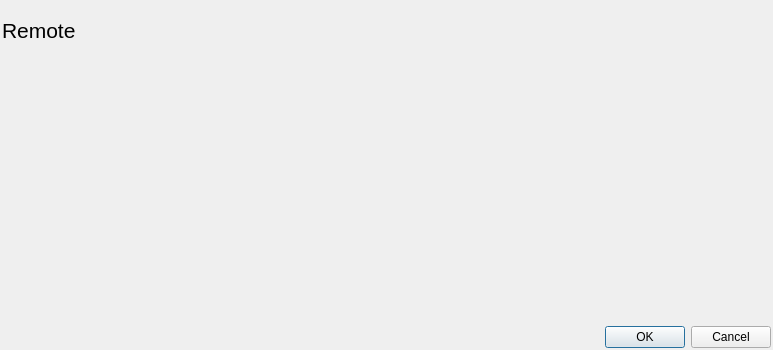
<?xml version="1.0" encoding="UTF-8"?>
<ui version="4.0">
 <class>RemoteEditor</class>
 <widget class="QDialog" name="RemoteEditor">
  <property name="geometry">
   <rect>
    <x>0</x>
    <y>0</y>
    <width>773</width>
    <height>350</height>
   </rect>
  </property>
  <property name="windowTitle">
   <string>Dialog</string>
  </property>
  <layout class="QVBoxLayout" name="verticalLayout" stretch="1,0,0,1">
   <property name="leftMargin">
    <number>2</number>
   </property>
   <property name="topMargin">
    <number>5</number>
   </property>
   <property name="rightMargin">
    <number>2</number>
   </property>
   <property name="bottomMargin">
    <number>2</number>
   </property>
   <item>
    <widget class="QLabel" name="remote_label">
     <property name="minimumSize">
      <size>
       <width>0</width>
       <height>0</height>
      </size>
     </property>
     <property name="maximumSize">
      <size>
       <width>16777215</width>
       <height>50</height>
      </size>
     </property>
     <property name="styleSheet">
      <string notr="true">font: 16pt;</string>
     </property>
     <property name="text">
      <string>Remote</string>
     </property>
    </widget>
   </item>
   <item>
    <layout class="QHBoxLayout" name="horizontalLayout_4" stretch="1,1">
     <item>
      <layout class="QVBoxLayout" name="leftLayout"/>
     </item>
     <item>
      <layout class="QVBoxLayout" name="rightLayout">
       <property name="spacing">
        <number>2</number>
       </property>
      </layout>
     </item>
    </layout>
   </item>
   <item>
    <spacer name="verticalSpacer">
     <property name="orientation">
      <enum>Qt::Vertical</enum>
     </property>
     <property name="sizeHint" stdset="0">
      <size>
       <width>20</width>
       <height>40</height>
      </size>
     </property>
    </spacer>
   </item>
   <item>
    <widget class="QDialogButtonBox" name="buttonBox">
     <property name="orientation">
      <enum>Qt::Horizontal</enum>
     </property>
     <property name="standardButtons">
      <set>QDialogButtonBox::Cancel|QDialogButtonBox::Ok</set>
     </property>
    </widget>
   </item>
  </layout>
 </widget>
 <resources/>
 <connections>
  <connection>
   <sender>buttonBox</sender>
   <signal>rejected()</signal>
   <receiver>RemoteEditor</receiver>
   <slot>reject()</slot>
   <hints>
    <hint type="sourcelabel">
     <x>316</x>
     <y>260</y>
    </hint>
    <hint type="destinationlabel">
     <x>286</x>
     <y>274</y>
    </hint>
   </hints>
  </connection>
  <connection>
   <sender>buttonBox</sender>
   <signal>accepted()</signal>
   <receiver>RemoteEditor</receiver>
   <slot>accept()</slot>
   <hints>
    <hint type="sourcelabel">
     <x>386</x>
     <y>333</y>
    </hint>
    <hint type="destinationlabel">
     <x>386</x>
     <y>174</y>
    </hint>
   </hints>
  </connection>
 </connections>
</ui>
